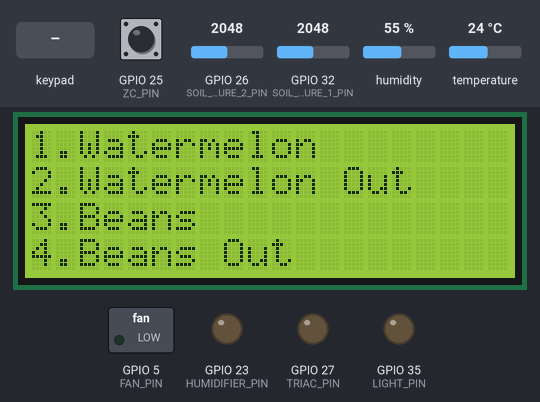
A sketch run on a simulated ESP32. Shown: 20×4 character LCD, switched loads named in the sketch (green lamp = pin HIGH), output pins drawn as LEDs (lit = HIGH). The test bench sets the inputs (shaded band); at power-on: GPIO 26 (SOIL_MOISTURE_2_PIN) = 2048, GPIO 32 (SOIL_MOISTURE_1_PIN) = 2048, GPIO 25 (ZC_PIN) HIGH, humidity 55 %, temperature 24 °C. EEPROM starts erased; pins used as bus, display or sensor lines are not drawn.

Above: at 6.0 s.
6.1 s: keypad keys 0 1 2 3 A pressed 0.4 s apart
At 9.1 s:
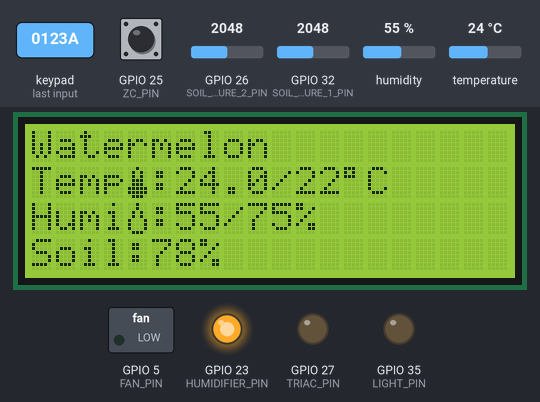
9.6 s: key 'D' pressed
At 11.0 s:
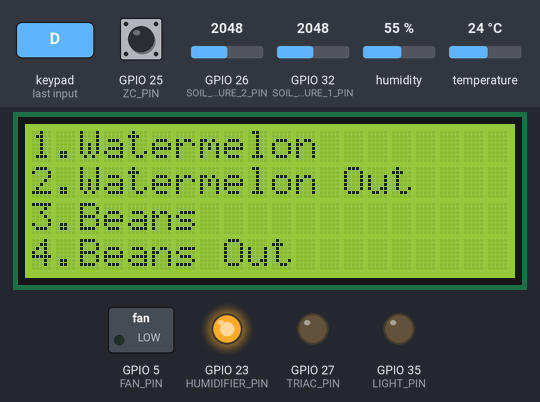
12.6 s: GPIO 26 (SOIL_MOISTURE_2_PIN) set to 1022
At 14.0 s:
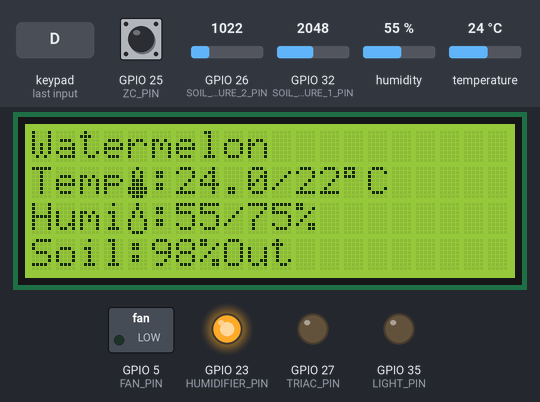
14.3 s: GPIO 26 (SOIL_MOISTURE_2_PIN) set to 903
15.8 s: key '5' pressed
At 16.6 s:
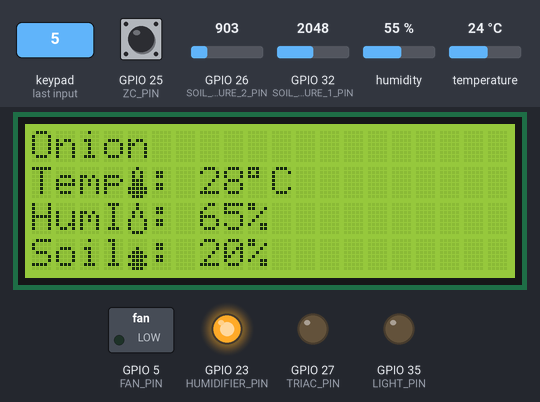
18.8 s: GPIO 32 (SOIL_MOISTURE_1_PIN) set to 2866
At 24.0 s:
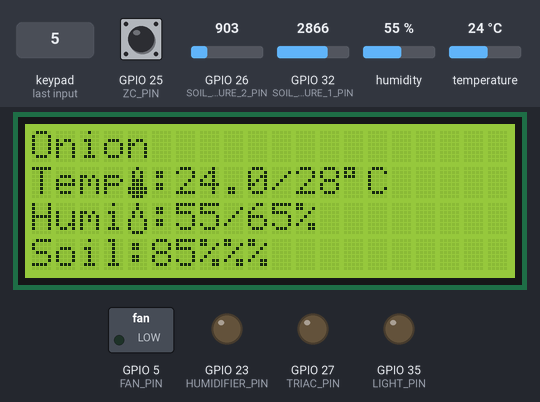
Timing chart, 0 to 24.3 s (numbered marks = the images above; inputs shaded):
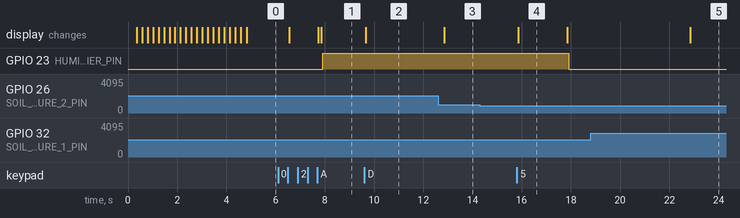

The sketch:

GREENHOUSE_SYSTEM.ino
```cpp
#include <Wire.h>
#include <LiquidCrystal_I2C.h>
#include <Keypad_I2C.h>
#include <Keypad.h>
#include <EEPROM.h>
#include <DHT.h>

// **Crop Struct & List**
struct Crop {
    const char* name;
    int temp;
    int humidity;
    int moisture;
};
const Crop crops[8] = {
    {"Watermelon", 22, 75, 65},
    {"Watermelon Out", 22, 75, 65},
    {"Beans", 29, 65, 60},
    {"Beans Out", 29, 65, 60},
    {"Onion", 28, 65, 20},
    {"Onion Out", 28, 65, 20},
    {"Okra", 26, 85, 60},
    {"Okra Out", 26, 85, 60},
};

// **LCD & Keypad Configuration**
#define I2C_ADDR_LCD 0x27
#define I2C_ADDR_KEYPAD 0x20
LiquidCrystal_I2C lcd(I2C_ADDR_LCD, 20, 4);

byte tempIcon[8] = {
  B00100,
  B01010,
  B01010,
  B01110,
  B01110,
  B11111,
  B11111,
  B01110
};

byte humidityIcon[8] = {
  B00100,
  B00100,
  B01010,
  B01010,
  B10001,
  B10001,
  B10001,
  B01110
};

byte soilIcon[8] = {
  B00000,
  B00000,
  B00100,
  B01110,
  B11111,
  B01110,
  B11111,
  B01110
};

byte blockIcon[8] = {
  B11111,
  B11111,
  B11111,
  B11111,
  B11111,
  B11111,
  B11111,
  B11111
};

const byte ROWS = 4, COLS = 4;
char keys[ROWS][COLS] = {
    {'C', '9', '5', '1'},
    {'D', '0', '6', '2'},
    {'E', 'A', '7', '3'},
    {'F', 'B', '8', '4'}
};
byte rowPins[ROWS] = {0, 1, 2, 3};
byte colPins[COLS] = {4, 5, 6, 7};
Keypad_I2C keypad(makeKeymap(keys), rowPins, colPins, ROWS, COLS, I2C_ADDR_KEYPAD);

// **Sensor & Relay Pins**
#define DHT_PIN 14
#define DHT_TYPE DHT11
#define SOIL_MOISTURE_1_PIN 32
#define SOIL_MOISTURE_2_PIN 26
#define FAN_PIN 5
#define LIGHT_PIN 35
#define Grow_pin 18
#define HUMIDIFIER_PIN 23
#define ZC_PIN 25
#define TRIAC_PIN 27
DHT dht(DHT_PIN, DHT_TYPE);

// **Soil Moisture Calibration**
const int DRY_VALUE = 4095;
const int WET_VALUE = 1500;

// **PWM Configuration for Humidifier**
#define PWM_CHANNEL 0
#define PWM_FREQ 5000
#define PWM_RESOLUTION 8

// **System Variables**
int savedCropIndex = -1;
bool selectionMode = false;
volatile bool monitoringActive = false;
int currentPage = 0;
unsigned long lastUpdateTime = 0;
unsigned long lastDHTRead = 0;
volatile bool trigger = false;
volatile int firing = 10000;
unsigned long lastKeyPressTime = 0;
bool backlightOn = true;
// Shared variables for light control
volatile float sharedTemp = 0.0;
volatile float sharedHumidity = 0.0;
volatile int requiredTemp = 0;
volatile int requiredHumidity = 0;

// Function prototypes
void IRAM_ATTR zeroCrossingISR();
void controlLightIntensityTask(void *pvParameters);
void displaySelectedCrop(int cropIndex);
void displayCrops();
void handleKeyPress(char key);
void displayRealTimeValues();
void controlRelays();
void displayLoadingBar();

void setup() {
    Serial.begin(115200);

    Wire.begin();
    Wire.setClock(100000);
    lcd.init();
    lcd.backlight();
    lcd.createChar(0, tempIcon);
    lcd.createChar(1, humidityIcon);
    lcd.createChar(2, soilIcon);
    lcd.createChar(3, blockIcon);

    analogSetAttenuation(ADC_11db);
    EEPROM.begin(512);
    keypad.begin(makeKeymap(keys));
    dht.begin();

    pinMode(FAN_PIN, OUTPUT);
    pinMode(LIGHT_PIN, OUTPUT);
    pinMode(HUMIDIFIER_PIN, OUTPUT);
    pinMode(TRIAC_PIN, OUTPUT);
    pinMode(ZC_PIN, INPUT_PULLUP);
    pinMode(Grow_pin, OUTPUT);

    // Setup PWM for HUMIDIFIER_PIN
    ledcSetup(PWM_CHANNEL, PWM_FREQ, PWM_RESOLUTION);
    ledcAttachPin(HUMIDIFIER_PIN, PWM_CHANNEL);

    attachInterrupt(digitalPinToInterrupt(ZC_PIN), zeroCrossingISR, RISING);

    digitalWrite(FAN_PIN, LOW);
    digitalWrite(LIGHT_PIN, LOW);
    ledcWrite(PWM_CHANNEL, 0); // Initialize humidifier PWM to 0 (off)
    digitalWrite(TRIAC_PIN, LOW);
    digitalWrite(Grow_pin, LOW);

    lcd.clear();
    displayLoadingBar();

    EEPROM.get(0, savedCropIndex);
    if (savedCropIndex >= 0 && savedCropIndex < 8) {
        requiredTemp = crops[savedCropIndex].temp;
        requiredHumidity = crops[savedCropIndex].humidity;
        displaySelectedCrop(savedCropIndex);
    } else {
        selectionMode = true;
        displayCrops();
    }

    xTaskCreatePinnedToCore(
        controlLightIntensityTask,
        "LightControlTask",
        2048,
        NULL,
        1,
        NULL,
        0
    );
}

void IRAM_ATTR zeroCrossingISR() {
    if (monitoringActive) {
        trigger = true;
    }
}

void controlLightIntensityTask(void *pvParameters) {
    while (1) {
        if (!monitoringActive) {
            firing = 10000;
            vTaskDelay(100 / portTICK_PERIOD_MS);
            continue;
        }

        if (trigger) {
            delayMicroseconds(firing);
            digitalWrite(TRIAC_PIN, HIGH);
            delayMicroseconds(5);
            digitalWrite(TRIAC_PIN, LOW);
            trigger = false;
        }

        if (isnan(sharedTemp) || isnan(sharedHumidity)) {
            firing = 10000;
        } else {
            if (sharedTemp < requiredTemp && sharedHumidity > requiredHumidity) {
                firing = 100;
            } else if (sharedTemp > requiredTemp && sharedHumidity > requiredHumidity) {
                firing = 1000;
            } else if (sharedTemp < requiredTemp && sharedHumidity < requiredHumidity) {
                firing = 1000;
            } else {
                firing = 10000;
            }
        }

        vTaskDelay(1 / portTICK_PERIOD_MS);
    }
}

void loop() {
    char key = keypad.getKey();
    if (key) {
        handleKeyPress(key);
    }

    if (monitoringActive) {
        unsigned long currentMillis = millis();

        if (currentMillis - lastDHTRead >= 1000) {
            sharedTemp = dht.readTemperature();
            sharedHumidity = dht.readHumidity();
            lastDHTRead = currentMillis;
        }

        if (currentMillis - lastUpdateTime >= 5000) {
            displayRealTimeValues();
            controlRelays();
            lastUpdateTime = currentMillis;
        }

        if (backlightOn && (currentMillis - lastKeyPressTime >= 60000)) {
            lcd.noBacklight();
            backlightOn = false;
        }
    }
}

void displayLoadingBar() {
    lcd.clear();
    lcd.setCursor(6, 0);
    lcd.print("Loading...");

    const int barWidth = 20;
    const int totalSteps = 20;
    const int totalTimeMs = 4000;
    const int delayPerStep = totalTimeMs / totalSteps;

    for (int i = 0; i <= totalSteps; i++) {
        int blocks = (i * barWidth) / totalSteps;
        lcd.setCursor(0, 1);
        for (int j = 0; j < blocks; j++) {
            lcd.write(byte(3));
        }
        for (int j = blocks; j < barWidth; j++) {
            lcd.print(" ");
        }
        lcd.setCursor(9, 2);
        lcd.print((i * 100) / totalSteps);
        lcd.print("%");
        delay(delayPerStep);
    }
}

void displayRealTimeValues() {
    Crop selectedCrop = crops[savedCropIndex];
    float temp = dht.readTemperature();
    float humidity = dht.readHumidity();

    long soil1Sum = 0, soil2Sum = 0;
    const int numReadings = 5;
    for (int i = 0; i < numReadings; i++) {
        soil1Sum += analogRead(SOIL_MOISTURE_1_PIN);
        soil2Sum += analogRead(SOIL_MOISTURE_2_PIN);
        delay(10);
    }
    int soil1 = soil1Sum / numReadings;
    int soil2 = soil2Sum / numReadings;
    int soilAvg = (soil1 + soil2) / 2;
    int soilMoisture;

    if (soil1 < 0 || soil1 > 4095 || soil2 < 0 || soil2 > 4095) {
        soilMoisture = -1;
    } else {
        soilMoisture = map(soilAvg, DRY_VALUE, WET_VALUE, 0, 100);
        soilMoisture = constrain(soilMoisture, 0, 100);
    }

    lcd.setCursor(0, 0);
    lcd.print(selectedCrop.name);
    lcd.print("                ");

    lcd.setCursor(0, 1);
    lcd.print("Temp");
    lcd.setCursor(4, 1);
    lcd.write(byte(0));
    lcd.print(":");
    if (isnan(temp)) {
        lcd.print("Err");
    } else {
        lcd.print(temp, 1);
    }
    lcd.print("/");
    lcd.print(selectedCrop.temp);
    lcd.print((char)223);
    lcd.print("C  ");

    lcd.setCursor(0, 2);
    lcd.print("Humi");
    lcd.setCursor(4, 2);
    lcd.write(byte(1));
    lcd.print(":");
    if (isnan(humidity)) {
        lcd.print("Err");
    } else {
        lcd.print(humidity, 0);
    }
    lcd.print("/");
    lcd.print(selectedCrop.humidity);
    lcd.print("%  ");

    lcd.setCursor(0, 3);
    lcd.print("Soil:");
    if (soilMoisture == -1) {
        lcd.print("Err");
    } else {
        lcd.print(soilMoisture);
    }
    lcd.print("%");
}

void controlRelays() {
    Crop selectedCrop = crops[savedCropIndex];
    float currentTemp = dht.readTemperature();
    float currentHumidity = dht.readHumidity();

    long soil1Sum = 0, soil2Sum = 0;
    const int numReadings = 5;
    for (int i = 0; i < numReadings; i++) {
        soil1Sum += analogRead(SOIL_MOISTURE_1_PIN);
        soil2Sum += analogRead(SOIL_MOISTURE_2_PIN);
        delay(10);
    }
    int soil1 = soil1Sum / numReadings;
    int soil2 = soil2Sum / numReadings;
    int soilAvg = (soil1 + soil2) / 2;
    int soilMapped;

    if (soil1 < 0 || soil1 > 4095 || soil2 < 0 || soil2 > 4095) {
        soilMapped = -1;
    } else {
        soilMapped = map(soilAvg, DRY_VALUE, WET_VALUE, 0, 100);
        soilMapped = constrain(soilMapped, 0, 100);
    }

    if (isnan(currentTemp) || isnan(currentHumidity) || soilMapped == -1) {
        digitalWrite(FAN_PIN, LOW);
        ledcWrite(PWM_CHANNEL, 0); // Turn off humidifier
        digitalWrite(LIGHT_PIN, LOW);
        digitalWrite(Grow_pin, LOW);
        return;
    }

    bool isIndoorCrop = (strstr(selectedCrop.name, "Out") == NULL);
    digitalWrite(Grow_pin, isIndoorCrop ? HIGH : LOW);

    digitalWrite(FAN_PIN, currentTemp > selectedCrop.temp ? HIGH : LOW);
    delay(10);

    // PWM control for humidifier
    if ( currentTemp > (selectedCrop.temp) && currentHumidity > selectedCrop.humidity) {
        ledcWrite(PWM_CHANNEL, 200); // 80% duty cycle for ~4V (204/255)
    } else if ( currentTemp > (selectedCrop.temp) && currentHumidity < selectedCrop.humidity) {
        ledcWrite(PWM_CHANNEL, 255); // 100% duty cycle for 5V
    } else if (currentTemp <= (selectedCrop.temp)) {
        ledcWrite(PWM_CHANNEL, 0); // Turn off humidifier when temp reaches or falls below requiredTemp + 3
    } else {
        ledcWrite(PWM_CHANNEL, 0); // Turn off humidifier for all other cases
    }
    delay(10);
}

void handleKeyPress(char key) {
    static bool fPressed = false;

    lastKeyPressTime = millis();
    if (!backlightOn) {
        lcd.backlight();
        backlightOn = true;
    }

    if (key == 'F') {
        fPressed = true;
    } else if (key == 'B' && fPressed) {
        EEPROM.put(0, -1);
        EEPROM.commit();
        ESP.restart();
    } else {
        fPressed = false;
    }

    if (key == 'D') {
        selectionMode = true;
        lcd.clear();
        displayCrops();
    } else if (selectionMode) {
        if (key == 'E') {
            currentPage = 1 - currentPage;
            displayCrops();
        } else if (key >= '1' && key <= '8') {
            savedCropIndex = key - '1';
            requiredTemp = crops[savedCropIndex].temp;
            requiredHumidity = crops[savedCropIndex].humidity;
            EEPROM.put(0, savedCropIndex);
            EEPROM.commit();
            selectionMode = false;
            displaySelectedCrop(savedCropIndex);
        }
    } else if (key == 'A' && !monitoringActive) {
        monitoringActive = true;
        lcd.clear();
        lastKeyPressTime = millis();
        if (!backlightOn) {
            lcd.backlight();
            backlightOn = true;
        }
    }
}

void displayCrops() {
    lcd.clear();
    int startIdx = currentPage * 4;

    lcd.setCursor(0, 0); lcd.print((startIdx + 1)); lcd.print("."); lcd.print(crops[startIdx].name);
    lcd.setCursor(0, 1); lcd.print((startIdx + 2)); lcd.print("."); lcd.print(crops[startIdx + 1].name);
    lcd.setCursor(0, 2); lcd.print((startIdx + 3)); lcd.print("."); lcd.print(crops[startIdx + 2].name);
    lcd.setCursor(0, 3); lcd.print((startIdx + 4)); lcd.print("."); lcd.print(crops[startIdx + 3].name);
}

void displaySelectedCrop(int cropIndex) {
    lcd.clear();
    lcd.setCursor(0, 0);
    lcd.print(crops[cropIndex].name);
    lcd.setCursor(0, 1);
    lcd.print("Temp");
    lcd.setCursor(4, 1);
    lcd.write(byte(0));
    lcd.print(": ");
    lcd.print(crops[cropIndex].temp);
    lcd.print((char)223);
    lcd.print("C");

    lcd.setCursor(0, 2);
    lcd.print("HumI");
    lcd.setCursor(4, 2);
    lcd.write(byte(1));
    lcd.print(": ");
    lcd.print(crops[cropIndex].humidity);
    lcd.print("%");

    lcd.setCursor(0, 3);
    lcd.print("Soil");
    lcd.setCursor(4, 3);
    lcd.write(byte(2));
    lcd.print(": ");
    lcd.print(crops[cropIndex].moisture);
    lcd.print("%");
}
```

Measured:
- after the input at 6.1 s, GPIO 23 (HUMIDIFIER_PIN): LOW → HIGH after 1.8 s; the display: first changes after 0.46 s (image 1 shows a later state)
- after the input at 9.6 s, the display: changes after 0.06 s (image 2)
- after the input at 12.6 s, the display: changes after 0.25 s (image 3)
- after the input at 14.3 s, every drawn part: stays the same
- after the input at 15.8 s, GPIO 23 (HUMIDIFIER_PIN): HIGH → LOW after 2.1 s; the display: changes after 0.05 s (image 4)
- after the input at 18.8 s, the display: changes after 4.0 s (image 5)
- what the display in image 4 shows lasts 2.0 s, from 15.8 s to 17.8 s
